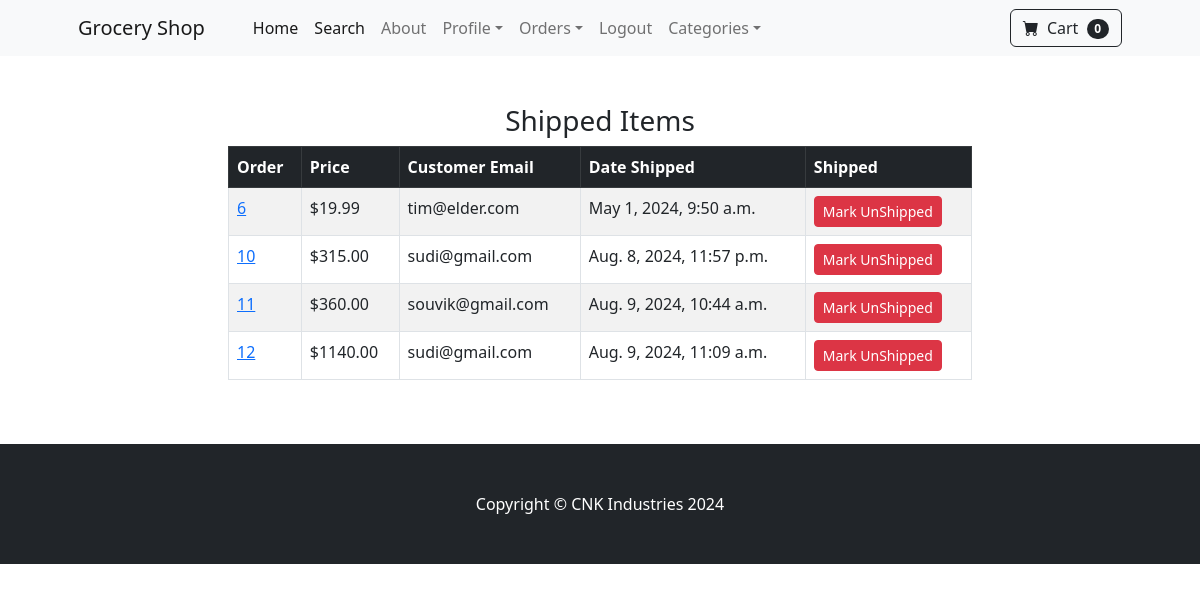
/payment/shipped_dash (signed in), run on the app's committed database.
### payment/models.py (models this page shows, shortened)
class Order(models.Model):
	user = models.ForeignKey(User, on_delete=models.CASCADE, null=True, blank=True)
	full_name = models.CharField(max_length=250)
	email = models.EmailField(max_length=250)
	shipping_address = models.TextField(max_length=15000)
	amount_paid = models.DecimalField(max_digits=7, decimal_places=2)
	date_ordered = models.DateTimeField(auto_now_add=True)
	shipped = models.BooleanField(default=False)
	date_shipped = models.DateTimeField(blank=True, null=True)

### payment/views.py (the view, shortened to what this page needs)
# urls.py: path('shipped_dash', views.shipped_dash, name="shipped_dash"),
def shipped_dash(request):
	if request.user.is_authenticated and request.user.is_superuser:
		orders = Order.objects.filter(shipped=True)
		return render(request, "payment/shipped_dash.html", {"orders":orders})
	else:
		messages.success(request, "Access Denied")
		return redirect('home')

### cart/cart.py (called while the page is built)
	def __len__(self):
		return len(self.cart)

### cart/context_processors.py (called while the page is built)
def cart(request):
	return {'cart': Cart(request)}

### payment/templates/payment/shipped_dash.html (shortened to what this page needs)
{% extends 'base.html' %}
{% block content %}
        <div class="container">
        	<div class="row">
        		<center>
        			<div class="col-8">
        				<br/><br/>
<h3>Shipped Items</h3>
<table class="table table-striped table-hover table-bordered">
  <thead class="table-dark">
    <tr>
      <th scope="col">Order</th>
      <th scope="col">Price</th>
      <th scope="col">Customer Email</th>
      <th scope="col">Date Shipped</th>
      <th scope="col">Shipped</th>
    </tr>
  </thead>
  <tbody>
    {% for item in orders %}
    <tr>
      <td><a href="{% url 'orders' item.id %}">{{ item.id }}</a></td>
      <td>${{ item.amount_paid }}</td>
      <td>{{ item.email }}</td>
      <td>{{ item.date_shipped }}</td>
       <td>
        <form method="POST">
          <button type="Submit" class="btn btn-danger btn-sm">Mark UnShipped</button>
        </form>
      </td>
    </tr>
    {% endfor %}
  </tbody>
</table>
<br/><br/>
        			</div>
        		</center>
        	</div>
        </div>
{% endblock %}

### data on the page
Order: id "6", amount_paid "19.99", email "tim@elder.com", date_shipped "May 1, 2024, 9:50 a.m."
Order: id "10", amount_paid "315.00", email "sudi@gmail.com", date_shipped "Aug. 8, 2024, 11:57 p.m."
Order: id "11", amount_paid "360.00", email "souvik@gmail.com", date_shipped "Aug. 9, 2024, 10:44 a.m."
Order: id "12", amount_paid "1140.00", email "sudi@gmail.com", date_shipped "Aug. 9, 2024, 11:09 a.m."

### other printed values
{{ cart|length }} "0"
